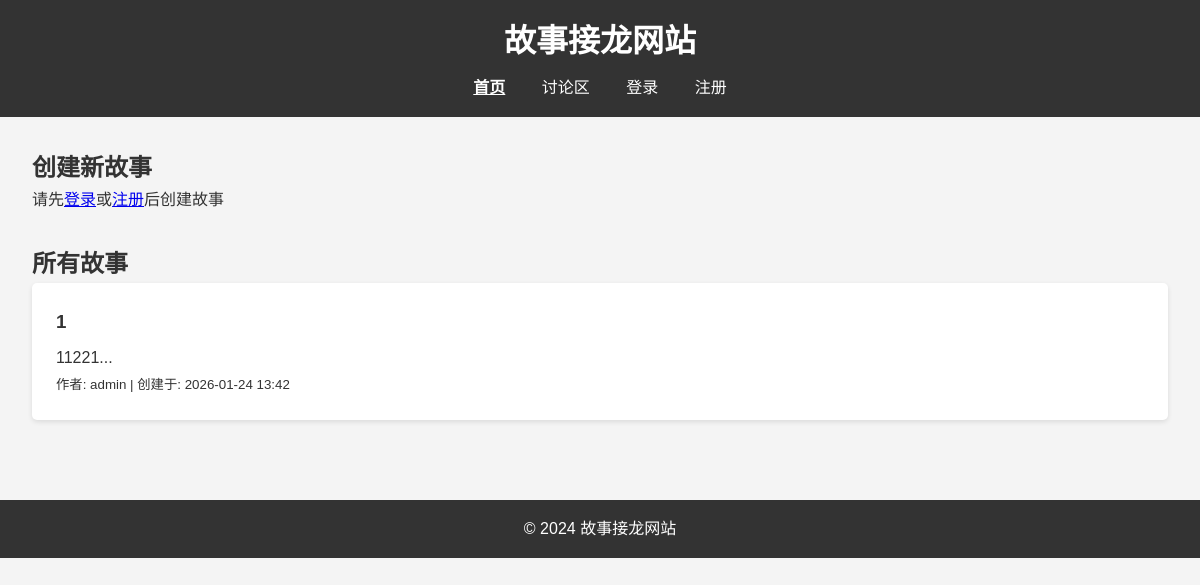
The page / on the database its author committed.
### database.py (models this page shows)
class StoryDB(Base):
    __tablename__ = "stories"
    id = Column(Integer, primary_key=True, index=True)
    title = Column(String(200), nullable=False)
    content = Column(Text, nullable=False)
    author_id = Column(Integer, ForeignKey("users.id"), nullable=False)
    created_at = Column(DateTime, default=datetime.now)
    updated_at = Column(DateTime, default=datetime.now)
    author = relationship("UserDB", back_populates="stories")
    chapters = relationship("StoryChapterDB", back_populates="story")

### main.py (the view)
@app.get("/", response_class=HTMLResponse)
async def read_root(request: Request, db: Session = Depends(get_db)):
    stories = get_all_stories(db)
    discussions = get_all_discussions(db)
    current_user = await get_current_user(request, db)
    from crud import get_user_by_id
    story_with_authors = []
    for story in stories:
        author = get_user_by_id(db, story.author_id)
        story.author_name = author.username if author else "未知作者"
        story_with_authors.append(story)
    return templates.TemplateResponse(
        "index.html",
        {
            "request": request,
            "stories": story_with_authors,
            "discussions": discussions,
            "current_user": current_user
        }
    )

### templates/index.html (shortened to what this page needs)
{% extends "base.html" %}
{% block content %}
    <section class="create-story">
        <h2>创建新故事</h2>
        {% if current_user %}
            <form action="/create-story" method="post">
                <div>
                    <label for="title">故事标题:</label>
                    <input type="text" id="title" name="title" required>
                </div>
                <div>
                    <label for="content">故事开头:</label>
                    <textarea id="content" name="content" rows="5" required></textarea>
                </div>
                <button type="submit">创建故事</button>
            </form>
        {% else %}
            <p class="login-prompt">请先<a href="/login">登录</a>或<a href="/register">注册</a>后创建故事</p>
        {% endif %}
    </section>
    <section class="story-list">
        <h2>所有故事</h2>
        {% if stories %}
            <ul>
                {% for story in stories %}
                    <li>
                        <h3><a href="/stories/{{ story.id }}">{{ story.title }}</a></h3>
                        <p>{{ story.content[:100] }}...</p>
                        <small>作者: {{ story.author_name }} | 创建于: {{ story.created_at.strftime('%Y-%m-%d %H:%M') }}</small>
                    </li>
                {% endfor %}
            </ul>
        {% else %}
            <p>还没有故事，快来创建第一个故事吧！</p>
        {% endif %}
    </section>
{% endblock %}

### static/css/styles.css (style rules this page uses)
* { margin: 0; padding: 0; box-sizing: border-box; }
body { font-family: Arial, sans-serif; line-height: 1.6; color: #333; background-color: #f4f4f4; }
.story-list { margin-top: 2rem; }
.story-list ul { list-style: none; }
.story-list li { background-color: #fff; padding: 1.5rem; border-radius: 5px; box-shadow: 0 2px 5px rgba(0, 0, 0, 0.1); margin-bottom: 1rem; }
.story-list li h3 { margin-bottom: 0.5rem; }
.story-list li a { color: #333; text-decoration: none; }

### rows shown on the page
StoryDB: title "1", content "11221", author_name "admin", created_at "2026-01-24 13:42"
